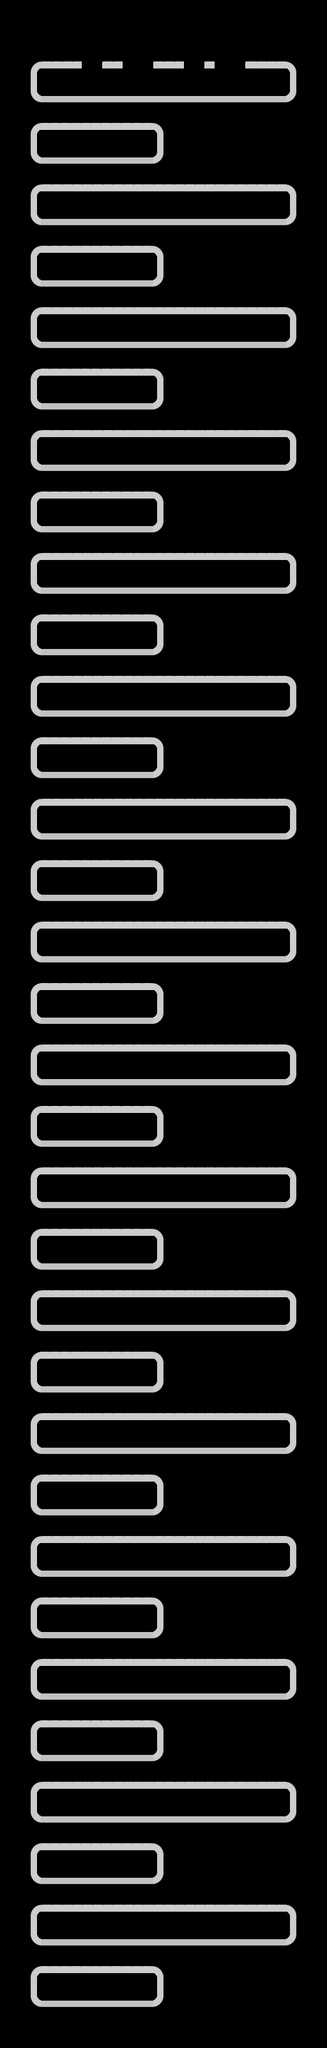

Tiled map render using the project's own tile images. Description and the map definition, with tile-layer contents summarised, below:
An orthogonal 32x200 tile map with 16x16 px tiles, 1 tile layer (Tile Layer 1) and 11 objects.

<map version="1.0" orientation="orthogonal" renderorder="right-down" width="32" height="200" tilewidth="16" tileheight="16" nextobjectid="92">
 <tileset firstgid="1" name="tiles-5" tilewidth="16" tileheight="16" tilecount="68" columns="17">
  <image source="../../../phaser-3/assets/imgs/tiles-5.png" width="272" height="64" />
 </tileset>
 <layer name="Tile Layer 1" width="32" height="200">
  <data>[6400 cells, 1366 non-empty, 10 distinct tile ids]</data>
 </layer>
 <objectgroup name="Coins">
  <object id="81" gid="10" x="128" y="64" width="16" height="16" />
  <object id="82" gid="10" x="144" y="48" width="16" height="16" />
  <object id="83" gid="10" x="176" y="48" width="16" height="16" />
  <object id="84" gid="10" x="176" y="64" width="16" height="16" />
  <object id="85" gid="10" x="240" y="64" width="16" height="16" />
  <object id="86" gid="10" x="256" y="48" width="16" height="16" />
  <object id="87" gid="10" x="272" y="64" width="16" height="16" />
  <object id="88" gid="10" x="336" y="64" width="16" height="16" />
  <object id="89" gid="10" x="352" y="48" width="16" height="16" />
  <object id="90" gid="10" x="368" y="48" width="16" height="16" />
  <object id="91" gid="10" x="384" y="64" width="16" height="16" />
 </objectgroup>
</map>
